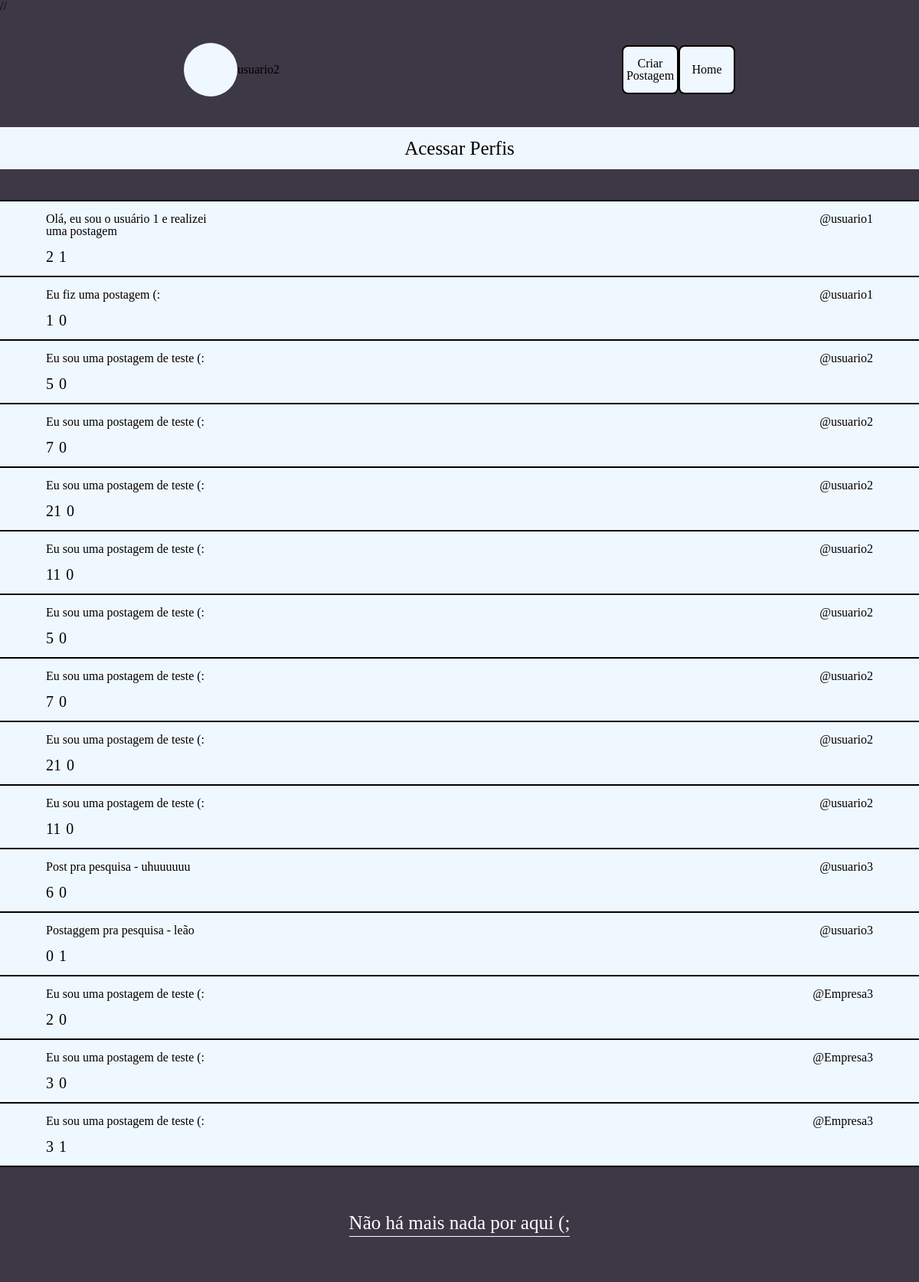
Page /pesquisarPost.php (signed in) on the committed database.
### tables this page shows
CREATE TABLE `postagem` (
  `id_postagem` int(11) NOT NULL,
  `conteudo` varchar(1000) NOT NULL,
  `curtidas` int(11) NOT NULL,
  `idPerfFk` int(11) NOT NULL
);

CREATE TABLE `perfil` (
  `idPerf` int(11) NOT NULL,
  `userName` varchar(255) NOT NULL,
  `senha` varchar(255) NOT NULL
);

### classes/Database.class.php (called while the page is built, shortened)
<?php
class Database
{
    private $host;
    private $username;
    private $password;
    private $database;
    private $connection;
    public function __construct($host, $username, $password, $database)
    {
        $this->host = $host;
        $this->username = $username;
        $this->password = $password;
        $this->database = $database;
    }
    private function connect()
    {
        $this->connection = new mysqli($this->host, $this->username, $this->password, $this->database);
    }
    public function query($sql)
    {
        return $this->connection->query($sql);
    }
}
?>

### funcoes/site.config.php (called while the page is built, shortened)
<?php
include __DIR__ . '../../classes/Database.class.php';
include __DIR__ . '../../controlClasses/PostagemControl.class.php';
include __DIR__ . '../../controlClasses/PerfilPessoalControl.class.php';
include __DIR__ . '../../controlClasses/PerfilProfissionalControl.class.php';
$db = new Database("localhost", "root", "", "trab_inter");
$postControl = new PostControl($db);
$perfPessControl = new PerfPessControl($db);
$perfProfControl = new perfProfControl($db);
function recuperaObjPessoal(){
    global $perfPessControl;
    $array = $perfPessControl->listar();
    foreach($array as $usuario){
        $id = $usuario->getId();
        $postagens = buscaPostagens($id);
    }
    return $array;
}
function recuperaObjProfissional(){
    global $perfProfControl;
    $array = $perfProfControl->listar();
    foreach($array as $usuario){
        $id = $usuario->getId();
        $postagens = buscaPostagens($id);
    }
    return $array;
}
function buscaPostagens($idUser){
    global $postControl;
    $array = $postControl->listarPorUsuario($idUser);
    return $array;
}
?>

### controlClasses/PerfilPessoalControl.class.php (called while the page is built, shortened)
<?php
class PerfPessControl{
    private $conexao;
    public function __construct($baseDados) {
        $this->conexao = $baseDados;
    }
    public function listar() {
        $sql = "SELECT * FROM pessoal";
        $result = $this->conexao->query($sql);
        $perfis = array();
        if ($result->num_rows > 0) {
            while ($row = $result->fetch_assoc()) {
                $perfilPessoal = $this->buscarPorId($row["idPerfPfk"]);
                if ($perfilPessoal !== null) {
                    $perfis[] = $perfilPessoal;
                }
            }
        }
        return $perfis;
    }
    public function buscarPorId($id)
    {
        $sql = "SELECT * FROM perfil WHERE idPerf = $id";
        $result = $this->conexao->query($sql);
        $sql2 = "SELECT * FROM pessoal WHERE idPerfPfk = $id";
        $result2 = $this->conexao->query($sql2);
        if ($result2->num_rows > 0) {
            $row = $result->fetch_assoc();
            $row2 = $result2->fetch_assoc();
            $perfil = new Pessoal($row["userName"], $row["senha"], $row2["nome"], $row2["aniversario"], $row2["descricao"]);
            $perfil->setId($row["idPerf"]);
            return $perfil;
        } else {
            return null;
        }
    }
}
?>

### vetores.php (called while the page is built, shortened)
<?php
    include __DIR__ . './funcoes/site.funcoes.php';
    $perfisPessoais = recuperaObjPessoal();
    $perfisProfissionais = recuperaObjProfissional();
?>

### classes/Perfil.class.php (called while the page is built, shortened)
<?php
class Perfil {
    private $idPerf;
    public function getId(){
        return $this->idPerf;
    }
    public function setId($id){
        $this->idPerf = $id;
    }
}
?>

### controlClasses/PostagemControl.class.php (called while the page is built, shortened)
<?php
include __DIR__ . '../../classes/Postagem.class.php';
require_once __DIR__ . '../../classes/Perfil.class.php';
class PostControl{
    private $conexao;
    public function __construct($baseDados) {
        $this->conexao = $baseDados;
    }
    public function listarPorUsuario($idPerf){
        $sql = "SELECT * FROM postagem WHERE idPerfFk = '$idPerf'";
        $result = $this->conexao->query($sql);
        $postagens = array();
        if ($result->num_rows > 0) {
            while ($row = $result->fetch_assoc()) {
                $postagens[] = $this->buscarPorId($row["id_postagem"]);
            }
        }
        return $postagens;
    }
    public function buscarPorId($id){
        $sql = "SELECT * FROM postagem WHERE id_postagem = $id";
        $result = $this->conexao->query($sql);
        $sql_coment = "SELECT * FROM comentariosPostagem WHERE id_postagem = $id";
        $result_coment = $this->conexao->query($sql_coment);
        if ($result != false && $result->num_rows > 0) {
            $row = $result->fetch_assoc();
            $post = new Postagem($row["conteudo"], $row["curtidas"]);
            if ($result_coment->num_rows > 0) {
                while ($row_coment = $result_coment->fetch_assoc()) {
                    $post->addComentario($row_coment["textoComentario"]);
                }
            }
            $post->setID($row["id_postagem"]);
            return $post;
        } else {
            return null;
        }
    }
}
?>

### classes/Postagem.class.php (called while the page is built, shortened)
<?php
class Postagem {
    private $idPost;
    private $conteudo;
    private $curtidas;
    private $comentarios;
    public function __construct($conteudo = "", $curtidas = 0) {
        $this->conteudo = $conteudo;
        $this->curtidas = $curtidas;
        $this->comentarios = [];
    }
    public function getId(){
        return $this->idPost;
    }
    public function getConteudo() {
        return $this->conteudo;
    }
    public function getCurtidas() {
        return $this->curtidas;
    }
    public function setID($id){
        $this->idPost = $id;
    }
    public function addComentario($comentario) {
        $this->comentarios[] = $comentario;
    }
    public function numComentarios(){
        return count($this->comentarios);
    }
}
?>

### controlClasses/PerfilProfissionalControl.class.php (called while the page is built, shortened)
<?php
class PerfProfControl{
    private $conexao;
    public function __construct($baseDados) {
        $this->conexao = $baseDados;
    }
    public function listar() {
        $sql = "SELECT * FROM profissional";
        $result = $this->conexao->query($sql);
        $perfis = array();
        if ($result->num_rows > 0) {
            while ($row = $result->fetch_assoc()) {
                $perfis[] = $this->buscarPorId($row["idPerfPfk"]);
            }
        }
        return $perfis;
    }
    public function buscarPorId($id)
    {
        $sql = "SELECT * FROM perfil WHERE idPerf = $id";
        $result = $this->conexao->query($sql);
        $sql2 = "SELECT * FROM profissional WHERE idPerfPfk = $id";
        $result2 = $this->conexao->query($sql2);
        if ($result2->num_rows > 0) {
            $row = $result->fetch_assoc();
            $row2 = $result2->fetch_assoc();
            $perfil = new Profissional($row["userName"], $row["senha"], $row2["nomeFantasia"], $row2["dataCriacao"], $row2["contato"]);
            $perfil->setId($row["idPerf"]);
            return $perfil;
        } else {
            return null;
        }
    }
}
?>

### funcoes/site.funcoes.php (the view, shortened to what this page needs)
<?php
include 'site.config.php';
function criaPostagemIndividual($postagem,$autor){
    $id = $postagem->getId();
    $strgPosts = '';
    $strgPosts .= '<div class="flex container w60p">
            <div class="flex conteudo">
                <div class="flex">
                    <a class = "limpar" href="postagemEstendida.php?id='.$id.'"><p>'.$postagem->getConteudo().'</p><a>
                </div>
                <div class="flex h50">
                     <ul class="flex">
                        <li class="flex center">
                            <a href="actionsPost/curtida.php?id='.$id.'">
                                <iconify-icon class="black" icon="solar:heart-broken"></iconify-icon>
                            </a>'.$postagem->getCurtidas().'
                        </li>
                        <li class="flex center">
                            <a href="actionsPost/addComent/comentario.php?id='.$id.'">
                                <iconify-icon class="black" icon="mingcute:thought-line"></iconify-icon>
                            </a>'.$postagem->numComentarios().'
                        </li>
                    </ul>
                </div>
            </div>
            <div class="autor">
                <p>@'.$autor.'</p>
            </div>
            </div>
            <div class="line"></div>';
    return $strgPosts;
}
function criaHead($titulo,$styleArea){
    return '<!DOCTYPE html>
    <html lang="pt-br">
    <head>
        <meta charset="UTF-8">
        <meta name="viewport" content="width=device-width, initial-scale=1.0">
        <title>'.$titulo.'</title>
        '.$styleArea.'
    </head>
    <body class="bkBlue">';
}
function criaHeaderPrincipal($valor,$usuario = "",$id = ""){
    if($valor==1){
        return '<header class="bkBlue flex h150">
        <div class="cabecalho">
            <a href="selfPerfil.php" class="limpar">
            <div class="perfil">
            <iconify-icon class="flex center bkWhite icon" icon="solar:user-broken"></iconify-icon>
            </div>
            </a>
            <p class="flex center bkWhite buttonInit"><a href="actionsUsuario/logar/site.login.php" class="limpar">Entrar</a></p>
        </div>
    </header>
    <main>
    <div class="bkWhite"><p class="txtBlk pdTB15">Novas postagens</p></div>';
    }else if($valor==5){
        return '<header class="bkBlue flex h150">
        <div class="cabecalho">
            <a href="selfPerfil.php" class="limpar">
            <div class="perfil">
            <iconify-icon class="flex center bkWhite icon" icon="solar:user-broken"></iconify-icon>'.$usuario.'
            </div>
            </a>
            <div class="inline">
            <p class="flex center bkWhite buttonInitMaior txtC"><a href="actionsPost/criarPost/criarPost.php" class="limpar">Criar Postagem <iconify-icon icon="basil:add-outline"></iconify-icon></a></p>
            <p class="flex center bkWhite buttonInitMaior txtC"><a href="homelogged.php" class="limpar">Home</a></p>
            </div>
        </div>
    </header>
    <main>
    <div class="bkWhite"><p class="txtBlk pdTB15">Acessar Perfis</p></div>
    <div class="blank bkBlue"></div>';
    }
}
function criaFooter($scriptArea = ""){
    return '</main>
            <footer class="flex center bkBlue h150">
                <p class="fim">Não há mais nada por aqui (;</p>
            </footer>'
            .$scriptArea.
            '</body>
            </html>';
}
?>

### funcoes/filtro.php (shortened to what this page needs)
<?php
include __DIR__ . '../../vetores.php';
function buscaPostagensFiltro($stringPesq){
    $strgPosts = '<div class="line"></div>';
    global $perfisPessoais;
    global $perfisProfissionais;
    foreach($perfisPessoais as $perfil){
        $posts = $perfil->getPostagens();
        $autor = $perfil->getUserName();
        if($posts != []){
            foreach($posts as $postagem){
                $conteudo = $postagem->getConteudo();
                if(strpos($conteudo, $stringPesq) !== false){
                    $strgPosts .= criaPostagemIndividual($postagem,$autor);
                }
            }
        }
    }
    foreach($perfisProfissionais as $perfil){
        $posts = $perfil->getPostagens();
        $autor = $perfil->getUserName();
        if($posts != []){
            foreach($posts as $postagem){
                $conteudo = $postagem->getConteudo();
                if(strpos($conteudo, $stringPesq) !== false){
                    $strgPosts .= criaPostagemIndividual($postagem,$autor);
                }
            }
        }
    }
    return $strgPosts;
}
?>

### css/style.css (style rules this page uses)
header { justify-content: center; }
.cabecalho { width: 60%; display: flex; justify-content: space-between; align-items: center; }
.w60p { width: 60%; }
.bkBlue { background: #3D3845; }
.bkWhite { background: aliceblue; }
.flex { display: flex; }
.center { justify-content: center; align-items: center; }
.perfil { display: flex; align-items: center; }
.icon { border-radius: 360%; width: 70px; height: 70px; font-size: 50px; }
.buttonInitMaior { height: 60px; width: 70px; border: black 2px solid; border-radius: 8px; }
.limpar { list-style: none; color: black; text-decoration: none; }
.line { width: 100%; height: 2px; background-color: black; }
.container { background-color: aliceblue; width: 100%; justify-content: space-between; }
.conteudo { flex-direction: column; width: 20%; justify-content: flex-start; padding-top: 15px; padding-left: 5%; }
.h50 { height: 50px; }
.h150 { height: 150px; }
.inline { display: flex; flex-direction: row; }
ul { list-style: none; flex-direction: row; }
li { font-size: 20px; padding-right: 7px; }
.txtC { text-align: center; }
.autor { padding-right: 5%; padding-top: 15px; }
.fim { font-size: 25px; padding-bottom: 5px; color: white; border-bottom: white 1px solid; }
.txtBlk { text-align: center; color: black; font-size: 25px; }
.pdTB15 { padding-top: 15px; padding-bottom: 15px; }
.blank { height: 40px; }

### rows in the picture
postagem: conteudo "Olá, eu sou o usuário 1 e realizei uma postagem", curtidas "2", numComentarios "1", idPerfFk.userName "usuario1"
postagem: conteudo "Eu fiz uma postagem (:", curtidas "1", numComentarios "0", idPerfFk.userName "usuario1"
postagem: conteudo "Eu sou uma postagem de teste (:", curtidas "5", numComentarios "0", idPerfFk.userName "usuario2"
postagem: conteudo "Eu sou uma postagem de teste (:", curtidas "7", numComentarios "0", idPerfFk.userName "usuario2"
postagem: conteudo "Eu sou uma postagem de teste (:", curtidas "21", numComentarios "0", idPerfFk.userName "usuario2"
postagem: conteudo "Eu sou uma postagem de teste (:", curtidas "11", numComentarios "0", idPerfFk.userName "usuario2"
postagem: conteudo "Eu sou uma postagem de teste (:", curtidas "5", numComentarios "0", idPerfFk.userName "usuario2"
postagem: conteudo "Eu sou uma postagem de teste (:", curtidas "7", numComentarios "0", idPerfFk.userName "usuario2"
postagem: conteudo "Eu sou uma postagem de teste (:", curtidas "21", numComentarios "0", idPerfFk.userName "usuario2"
postagem: conteudo "Eu sou uma postagem de teste (:", curtidas "11", numComentarios "0", idPerfFk.userName "usuario2"
postagem: conteudo "Post pra pesquisa - uhuuuuuu", curtidas "6", numComentarios "0", idPerfFk.userName "usuario3"
postagem: conteudo "Postaggem pra pesquisa - leão", curtidas "0", numComentarios "1", idPerfFk.userName "usuario3"
postagem: conteudo "Eu sou uma postagem de teste (:", curtidas "2", numComentarios "0", idPerfFk.userName "Empresa3"
postagem: conteudo "Eu sou uma postagem de teste (:", curtidas "3", numComentarios "0", idPerfFk.userName "Empresa3"
postagem: conteudo "Eu sou uma postagem de teste (:", curtidas "3", numComentarios "1", idPerfFk.userName "Empresa3"

### other values in the picture
$usuario "usuario2"
